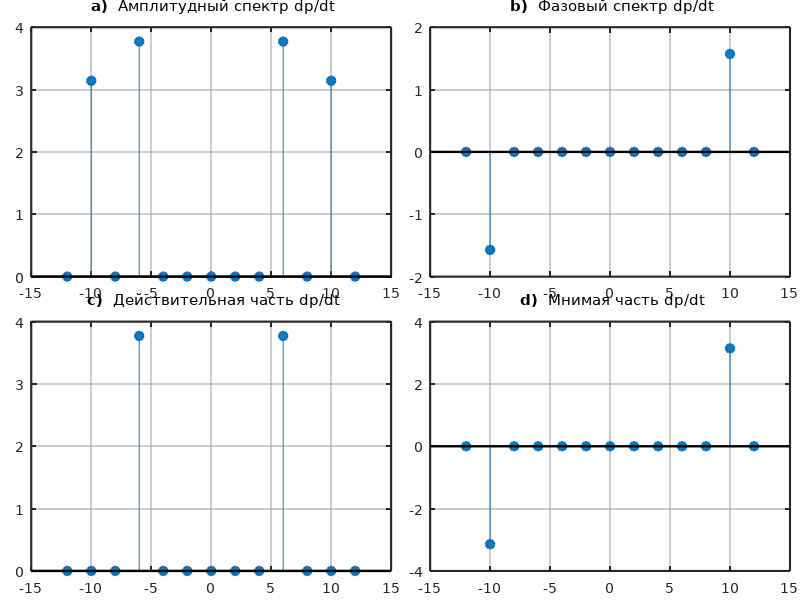
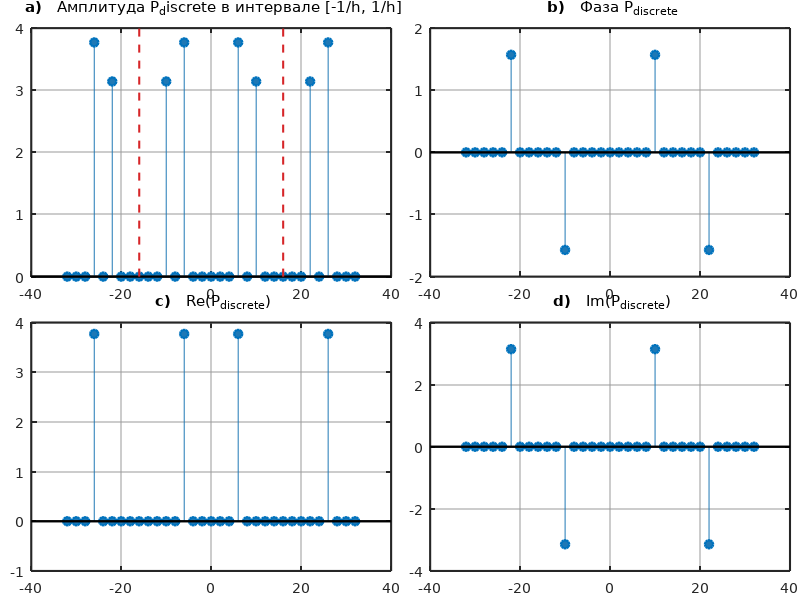
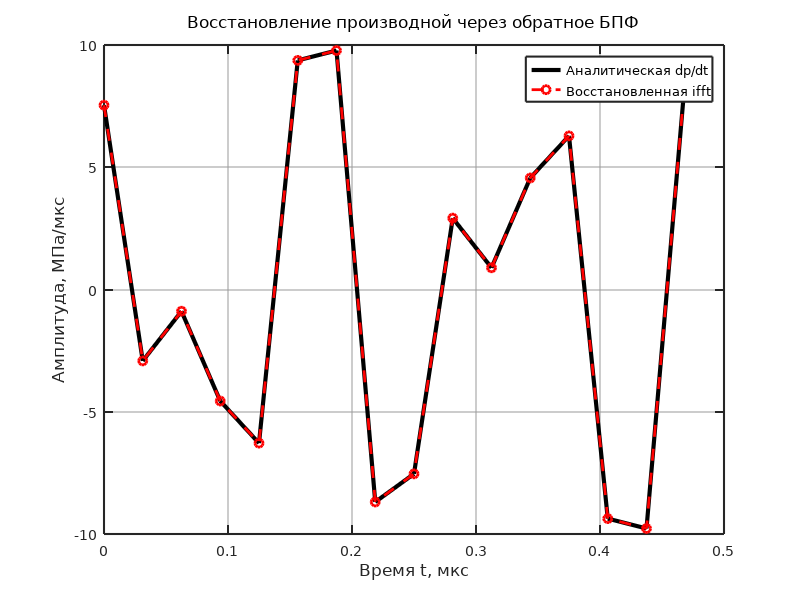
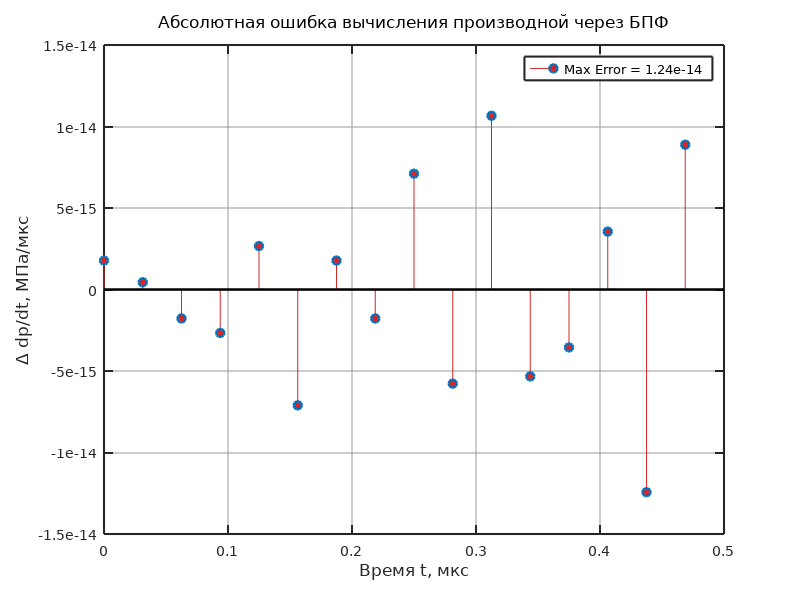

These charts were generated, in order, by the following MATLAB code:
clear; clc; close all;

blue_color = [0.12, 0.47, 0.71];
red_color  = [0.84, 0.15, 0.16];
set(0, 'DefaultFigureColor', 'w');
set(0, 'DefaultAxesColor', 'w');
set(0, 'DefaultTextFontName', 'DejaVu Sans');
set(0, 'DefaultAxesFontName', 'DejaVu Sans');
set(0, 'DefaultAxesFontSize', 10);
set(0, 'DefaultTextFontSize', 12);
set(0, 'DefaultAxesLineWidth', 1.5);
set(0, 'DefaultLineLineWidth', 1.7);
set(0, 'DefaultTextFontWeight', 'normal');
set(0, 'DefaultAxesTitleFontWeight', 'normal'); 
set(0, 'DefaultAxesTickDir', 'in');
set(0, 'DefaultAxesTickLength', [0.015 0.025]);

set(0, 'DefaultAxesXGrid', 'on');
set(0, 'DefaultAxesYGrid', 'on');
set(0, 'DefaultAxesGridLineStyle', '-');
set(0, 'DefaultAxesGridColor', [0.6 0.6 0.6]);
set(0, 'DefaultAxesGridAlpha', 0.5);


a0 = 0.1;
f0 = 2.0;
w0 = 2 * pi * f0;
T = 0.5;
N = 16;
h = T / N;
fs = 1 / h;
l_indices = 0 : (N - 1);
t_l = l_indices * h;
p_l = 2 * a0 * sin(3 * w0 * t_l) + a0 * cos(5 * w0 * t_l);
freqs_f0_multipliers = -6 : 6;
freqs = freqs_f0_multipliers * f0;
coeffs_deriv = zeros(1, length(freqs));
coeffs_deriv(freqs_f0_multipliers == 3)  =  0.6 * pi * f0;
coeffs_deriv(freqs_f0_multipliers == -3) =  0.6 * pi * f0;
coeffs_deriv(freqs_f0_multipliers == 5)  =  1i * 0.5 * pi * f0;
coeffs_deriv(freqs_f0_multipliers == -5) = -1i * 0.5 * pi * f0;


figure('Position', [110, 55, 1600, 1300]);

axes('Position', [0.0391, 0.5390, 0.4498, 0.4156]);
stem(freqs, abs(coeffs_deriv), 'filled', 'Color', blue_color, 'MarkerFaceColor', blue_color);
title('\bf a) \rm Амплитудный спектр dp/dt');

axes('Position', [0.5377, 0.5390, 0.4498, 0.4156]);
stem(freqs, angle(coeffs_deriv), 'filled', 'Color', blue_color, 'MarkerFaceColor', blue_color);
title('\bf b) \rm Фазовый спектр dp/dt');

axes('Position', [0.0391, 0.0484, 0.4498, 0.4156]);
stem(freqs, real(coeffs_deriv), 'filled', 'Color', blue_color, 'MarkerFaceColor', blue_color);
title('\bf c) \rm Действительная часть dp/dt');

axes('Position', [0.5377, 0.0484, 0.4498, 0.4156]);
stem(freqs, imag(coeffs_deriv), 'filled', 'Color', blue_color, 'MarkerFaceColor', blue_color);
title('\bf d) \rm Мнимая часть dp/dt');

print(gcf, 'fig_add_1_m.png', '-dpng', '-r300');

p_T_discrete = zeros(1, N);
for n = 0 : (N - 1)
    sum_val = 0;
    for l = 0 : (N - 1)
        exponent = -1i * 2 * pi * n * l / N;
        sum_val = sum_val + p_l(l + 1) * exp(exponent);
    end
    p_T_discrete(n + 1) = sum_val / N;
end

freqs_mapped = zeros(1, N);
for n = 0 : (N - 1)
    if n <= N/2
        freqs_mapped(n + 1) = n * (fs / N);
    else
        freqs_mapped(n + 1) = (n - N) * (fs / N);
    end
end

omega_mapped = 2 * pi * freqs_mapped;

p_T_deriv_discrete = p_T_discrete .* (1i * omega_mapped); 

n_extended = -N : N;
freqs_extended = n_extended * (fs / N);
p_T_deriv_extended = p_T_deriv_discrete(mod(n_extended, N) + 1);
p_T_deriv_extended(abs(p_T_deriv_extended) < 1e-10) = 0;

figure('Position', [110, 55, 1500, 1050]);

axes('Position', [0.0391, 0.5390, 0.4498, 0.4141]);
stem(freqs_extended, abs(p_T_deriv_extended), 'filled', 'Color', blue_color, 'MarkerFaceColor', blue_color);
hold on;
y_bounds = ylim;
plot([fs/2, fs/2], y_bounds, '--', 'Color', red_color, 'LineWidth', 1.5);
plot([-fs/2, -fs/2], y_bounds, '--', 'Color', red_color, 'LineWidth', 1.5);
hold off;
title('\bf a) \rm  Амплитуда P_discrete в интервале [-1/h, 1/h]');


axes('Position', [0.5377, 0.5390, 0.4498, 0.4141]);
stem(freqs_extended, angle(p_T_deriv_extended), 'filled', 'Color', blue_color, 'MarkerFaceColor', blue_color);
title('\bf b) \rm  Фаза P_{discrete}');


axes('Position', [0.0391, 0.0484, 0.4498, 0.4141]);
stem(freqs_extended, real(p_T_deriv_extended), 'filled', 'Color', blue_color, 'MarkerFaceColor', blue_color);
title('\bf c) \rm  Re(P_{discrete})');


axes('Position', [0.5377, 0.0484, 0.4498, 0.4141]);
stem(freqs_extended, imag(p_T_deriv_extended), 'filled', 'Color', blue_color, 'MarkerFaceColor', blue_color);
title('\bf d) \rm  Im(P_{discrete})');

print(gcf, 'fig_add_2_m.png', '-dpng', '-r300');

P_fft = fft(p_l);

% there is no fftfreq in matlab, so these freqs came out from python script
freqs_fft = [0 : (N/2 - 1), -N/2 : -1] * (fs / N); 
omega_fft = 2 * pi * freqs_fft;
P_deriv_fft = P_fft .* (1i * omega_fft);
p_deriv_ifft = ifft(P_deriv_fft);
p_deriv_ifft_real = real(p_deriv_ifft);
p_deriv_analytical = 0.6 * w0 * cos(3 * w0 * t_l) - 0.5 * w0 * sin(5 * w0 * t_l);

figure('Position', [110, 55, 1500, 750]);
plot(t_l, p_deriv_analytical, 'k-', 'LineWidth', 3, 'DisplayName', 'Аналитическая dp/dt');
hold on;
plot(t_l, p_deriv_ifft_real, 'r--o', 'MarkerSize', 6, 'LineWidth', 2, 'DisplayName', 'Восстановленная ifft');
hold off;

title('Восстановление производной через обратное БПФ');
xlabel('Время t, мкс');
ylabel('Амплитуда, МПа/мкс');
legend('Location', 'northeast');

print(gcf, 'fig_add_3_m.png', '-dpng', '-r300');


% evaluate absolute error for derivative
error_deriv = p_deriv_ifft_real - p_deriv_analytical;
max_err_deriv = max(abs(error_deriv));
figure('Position', [110, 55, 1500, 600]);
stem(t_l, error_deriv, 'filled', 'Color', red_color, 'MarkerFaceColor', red_color);

hold on;
y_bounds = ylim;
plot(xlim, [0 0], 'k-', 'LineWidth', 1);
hold off;

title('Абсолютная ошибка вычисления производной через БПФ');
xlabel('Время t, мкс');
ylabel('\Delta dp/dt, МПа/мкс'); 
text_str = sprintf('Max Error = %.2e', max_err_deriv);
legend(text_str, 'Location', 'northeast');
print(gcf, 'fig_add_6_error.png', '-dpng', '-r300');
